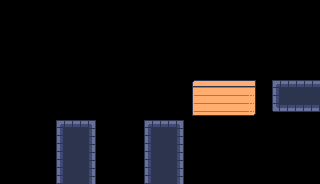

A 2D game scene composited from a Tiled map and its tileset images. What follows is a short description and the map's XML, with every tile layer's data as written:
An orthogonal 40x23 tile map with 8x8 px tiles, 2 tile layers (Background, Base), 5 tilesets and 11 objects.

<map version="1.10" tiledversion="1.10.2" orientation="orthogonal" renderorder="right-down" width="40" height="23" tilewidth="8" tileheight="8" infinite="0" nextlayerid="4" nextobjectid="155">
 <editorsettings>
  <export target="../Release/net6.0/Content/maps/weighter.tmx" format="tmx" />
 </editorsettings>
 <tileset firstgid="1" source="tileset.tsx" />
 <tileset firstgid="1025" source="LevelEditor/big.tsx" />
 <tileset firstgid="1281" source="LevelEditor/small.tsx" />
 <tileset firstgid="2305" source="LevelEditor/wide.tsx" />
 <tileset firstgid="2817" source="LevelEditor/Tall.tsx" />
 <layer id="3" name="Background" width="40" height="23">
  <data encoding="csv">
0,0,0,0,0,0,0,0,0,0,0,0,0,0,0,0,0,0,0,0,0,0,0,0,0,0,0,0,0,0,0,0,0,0,0,0,0,0,0,0,
0,0,0,0,0,0,0,0,0,0,0,0,0,0,0,0,0,0,0,0,0,0,0,0,0,0,0,0,0,0,0,0,0,0,0,0,0,0,0,0,
0,0,0,0,0,0,0,0,0,0,0,0,0,0,0,0,0,0,0,0,0,0,0,0,0,0,0,0,0,0,0,0,0,0,0,0,0,0,0,0,
0,0,0,0,0,0,0,0,0,0,0,0,0,0,0,0,0,0,0,0,0,0,0,0,0,0,0,0,0,0,0,0,0,0,0,0,0,0,0,0,
0,0,0,0,0,0,0,0,0,0,0,0,0,0,0,0,0,0,0,0,0,0,0,0,0,0,0,0,0,0,0,0,0,0,0,0,0,0,0,0,
0,0,0,0,0,0,0,0,0,0,0,0,0,0,0,0,0,0,0,0,0,0,0,0,0,0,0,0,0,0,0,0,0,0,0,0,0,0,0,0,
0,0,0,0,0,0,0,0,0,0,0,0,0,0,0,0,0,0,0,0,0,0,0,0,0,0,0,0,0,0,0,0,0,0,0,0,0,0,0,0,
0,0,0,0,0,0,0,0,0,0,0,0,0,0,0,0,0,0,0,0,0,0,0,0,0,0,0,0,0,0,0,0,0,0,0,0,0,0,0,0,
0,0,0,0,0,0,0,0,0,0,0,0,0,0,0,0,0,0,0,0,0,0,0,0,0,0,0,0,0,0,0,0,0,0,0,0,0,0,0,0,
0,0,0,0,0,0,0,0,0,0,0,0,0,0,0,0,0,0,0,0,0,0,0,0,0,0,0,0,0,0,0,0,0,0,0,0,0,0,0,0,
0,0,0,0,0,0,0,0,0,0,0,0,0,0,0,0,0,0,0,0,0,0,0,0,334,335,335,335,335,335,335,336,0,0,0,0,0,0,0,0,
0,0,0,0,0,0,0,0,0,0,0,0,0,0,0,0,0,0,0,0,0,0,0,0,366,367,367,367,367,367,367,368,0,0,0,0,0,0,0,0,
0,0,0,0,0,0,0,0,0,0,0,0,0,0,0,0,0,0,0,0,0,0,0,0,366,367,367,367,367,367,367,368,0,0,0,0,0,0,0,0,
0,0,0,0,0,0,0,0,0,0,0,0,0,0,0,0,0,0,0,0,0,0,0,0,366,367,367,367,367,367,367,368,0,0,0,0,0,0,0,0,
0,0,0,0,0,0,0,0,0,0,0,0,0,0,0,0,0,0,0,0,0,0,0,0,398,399,399,399,399,399,399,400,0,0,0,0,0,0,0,0,
0,0,0,0,0,0,0,0,0,0,0,0,0,0,0,0,0,0,0,0,0,0,0,0,0,0,0,0,0,0,0,0,0,0,0,0,0,0,0,0,
0,0,0,0,0,0,0,0,0,0,0,0,0,0,0,0,0,0,0,0,0,0,0,0,0,0,0,0,0,0,0,0,0,0,0,0,0,0,0,0,
0,0,0,0,0,0,0,0,0,0,0,0,0,0,0,0,0,0,0,0,0,0,0,0,0,0,0,0,0,0,0,0,0,0,0,0,0,0,0,0,
0,0,0,0,0,0,0,0,0,0,0,0,0,0,0,0,0,0,0,0,0,0,0,0,0,0,0,0,0,0,0,0,0,0,0,0,0,0,0,0,
0,0,0,0,0,0,0,0,0,0,0,0,0,0,0,0,0,0,0,0,0,0,0,0,0,0,0,0,0,0,0,0,0,0,0,0,0,0,0,0,
0,0,0,0,0,0,0,0,0,0,0,0,0,0,0,0,0,0,0,0,0,0,0,0,0,0,0,0,0,0,0,0,0,0,0,0,0,0,0,0,
0,0,0,0,0,0,0,0,0,0,0,0,0,0,0,0,0,0,0,0,0,0,0,0,0,0,0,0,0,0,0,0,0,0,0,0,0,0,0,0,
0,0,0,0,0,0,0,0,0,0,0,0,0,0,0,0,0,0,0,0,0,0,0,0,0,0,0,0,0,0,0,0,0,0,0,0,0,0,0,0
</data>
 </layer>
 <layer id="1" name="Base" width="40" height="23">
  <data encoding="csv">
0,0,0,0,0,0,0,0,0,0,0,0,0,0,0,0,0,0,0,0,0,0,0,0,0,0,0,0,0,0,0,0,0,0,0,0,0,0,0,0,
0,0,0,0,0,0,0,0,0,0,0,0,0,0,0,0,0,0,0,0,0,0,0,0,0,0,0,0,0,0,0,0,0,0,0,0,0,0,0,0,
0,0,0,0,0,0,0,0,0,0,0,0,0,0,0,0,0,0,0,0,0,0,0,0,0,0,0,0,0,0,0,0,0,0,0,0,0,0,0,0,
0,0,0,0,0,0,0,0,0,0,0,0,0,0,0,0,0,0,0,0,0,0,0,0,0,0,0,0,0,0,0,0,0,0,0,0,0,0,0,0,
0,0,0,0,0,0,0,0,0,0,0,0,0,0,0,0,0,0,0,0,0,0,0,0,0,0,0,0,0,0,0,0,0,0,0,0,0,0,0,0,
0,0,0,0,0,0,0,0,0,0,0,0,0,0,0,0,0,0,0,0,0,0,0,0,0,0,0,0,0,0,0,0,0,0,0,0,0,0,0,0,
0,0,0,0,0,0,0,0,0,0,0,0,0,0,0,0,0,0,0,0,0,0,0,0,0,0,0,0,0,0,0,0,0,0,0,0,0,0,0,0,
0,0,0,0,0,0,0,0,0,0,0,0,0,0,0,0,0,0,0,0,0,0,0,0,0,0,0,0,0,0,0,0,0,0,0,0,0,0,0,0,
0,0,0,0,0,0,0,0,0,0,0,0,0,0,0,0,0,0,0,0,0,0,0,0,0,0,0,0,0,0,0,0,0,0,0,0,0,0,0,0,
0,0,0,0,0,0,0,0,0,0,0,0,0,0,0,0,0,0,0,0,0,0,0,0,0,0,0,0,0,0,0,0,0,0,0,0,0,0,0,0,
0,0,0,0,0,0,0,0,0,0,0,0,0,0,0,0,0,0,0,0,0,0,0,0,0,0,0,0,0,0,0,0,0,0,1,2,2,2,2,2,
0,0,0,0,0,0,0,0,0,0,0,0,0,0,0,0,0,0,0,0,0,0,0,0,0,0,0,0,0,0,0,0,0,0,33,34,34,34,34,34,
0,0,0,0,0,0,0,0,0,0,0,0,0,0,0,0,0,0,0,0,0,0,0,0,0,0,0,0,0,0,0,0,0,0,33,34,34,34,34,34,
0,0,0,0,0,0,0,0,0,0,0,0,0,0,0,0,0,0,0,0,0,0,0,0,0,0,0,0,0,0,0,0,0,0,65,66,66,66,66,66,
0,0,0,0,0,0,0,0,0,0,0,0,0,0,0,0,0,0,0,0,0,0,0,0,0,0,0,0,0,0,0,0,0,0,0,0,0,0,0,0,
0,0,0,0,0,0,0,1,2,2,2,3,0,0,0,0,0,0,1,2,2,2,3,0,0,0,0,0,0,0,0,0,0,0,0,0,0,0,0,0,
0,0,0,0,0,0,0,33,34,34,34,35,0,0,0,0,0,0,33,34,34,34,35,0,0,0,0,0,0,0,0,0,0,0,0,0,0,0,0,0,
0,0,0,0,0,0,0,33,34,34,34,35,0,0,0,0,0,0,33,34,34,34,35,0,0,0,0,0,0,0,0,0,0,0,0,0,0,0,0,0,
0,0,0,0,0,0,0,33,34,34,34,35,0,0,0,0,0,0,33,34,34,34,35,0,0,0,0,0,0,0,0,0,0,0,0,0,0,0,0,0,
0,0,0,0,0,0,0,33,34,34,34,35,0,0,0,0,0,0,33,34,34,34,35,0,0,0,0,0,0,0,0,0,0,0,0,0,0,0,0,0,
0,0,0,0,0,0,0,33,34,34,34,35,0,0,0,0,0,0,33,34,34,34,35,0,0,0,0,0,0,0,0,0,0,0,0,0,0,0,0,0,
0,0,0,0,0,0,0,33,34,34,34,35,0,0,0,0,0,0,33,34,34,34,35,0,0,0,0,0,0,0,0,0,0,0,0,0,0,0,0,0,
0,0,0,0,0,0,0,33,34,34,34,35,0,0,0,0,0,0,33,34,34,34,35,0,0,0,0,0,0,0,0,0,0,0,0,0,0,0,0,0
</data>
 </layer>
 <objectgroup id="2" name="Objects">
  <object id="140" gid="1025" x="69.5" y="115" width="16" height="16" />
  <object id="141" gid="2385" x="108" y="128" width="16" height="8" />
  <object id="142" gid="1547" x="60.75" y="119.25" width="8" height="8" />
  <object id="143" x="194" y="105">
   <properties>
    <property name="height" type="int" value="1" />
    <property name="object" value="math_multi_row" />
    <property name="signals" value="1" />
    <property name="table" value="1_-4=8+_" />
    <property name="width" type="int" value="10" />
   </properties>
   <point />
  </object>
  <object id="144" gid="1539" x="88" y="120" width="8" height="8" />
  <object id="145" x="194" y="89">
   <properties>
    <property name="height" type="int" value="1" />
    <property name="object" value="math_multi_row" />
    <property name="signals" value="0" />
    <property name="table" value="5-_=4" />
    <property name="width" type="int" value="10" />
   </properties>
   <point />
  </object>
  <object id="146" gid="1441" x="152" y="120" width="8" height="8" />
  <object id="147" gid="1409" x="232.697" y="113.242" width="8" height="8" />
  <object id="148" gid="1027" x="296" y="80" width="16" height="16" />
  <object id="149" gid="2307" x="228" y="152" width="16" height="8">
   <properties>
    <property name="max" type="int" value="-10" />
   </properties>
  </object>
  <object id="150" gid="2323" x="228" y="121" width="16" height="8">
   <properties>
    <property name="max" type="int" value="-4" />
    <property name="min" type="int" value="0" />
    <property name="mode" value="horizontal" />
   </properties>
  </object>
 </objectgroup>
</map>
